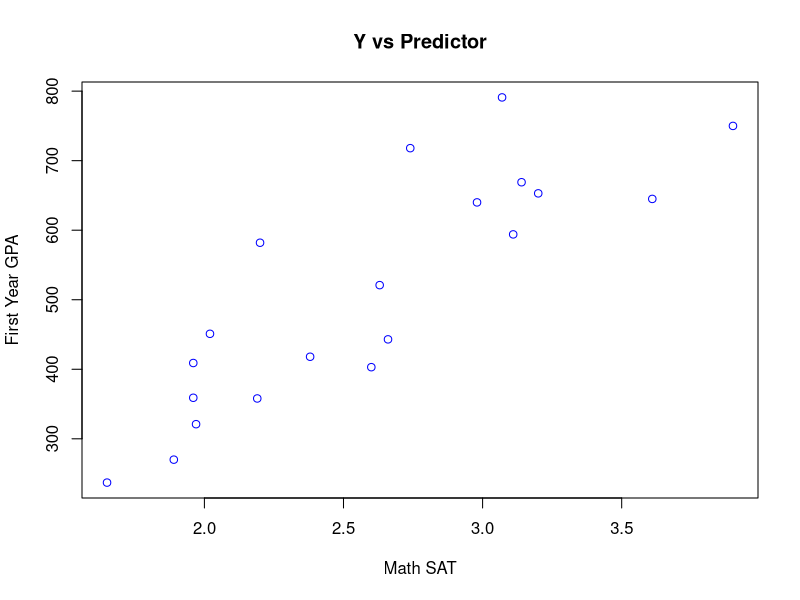
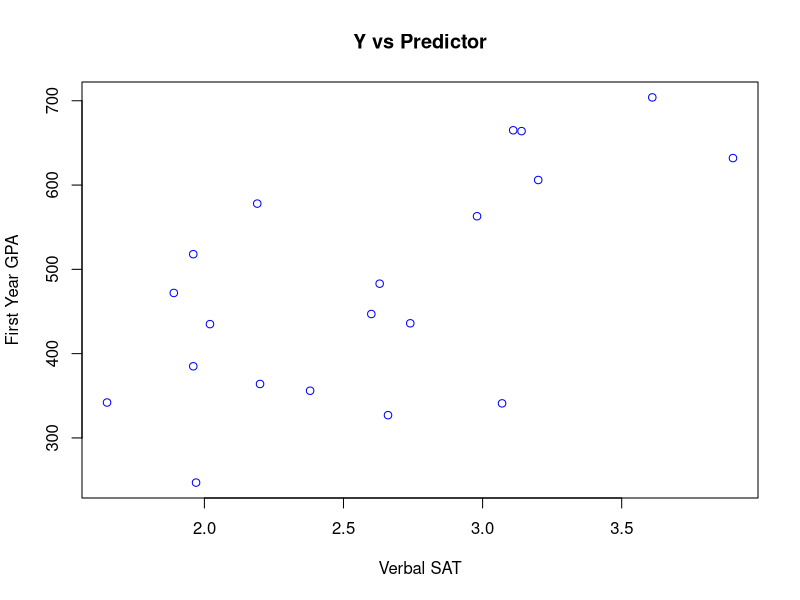
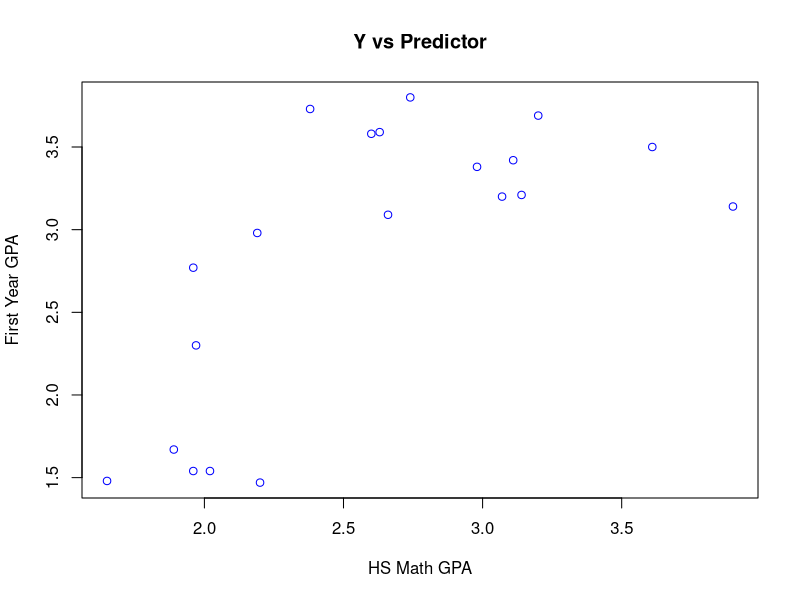
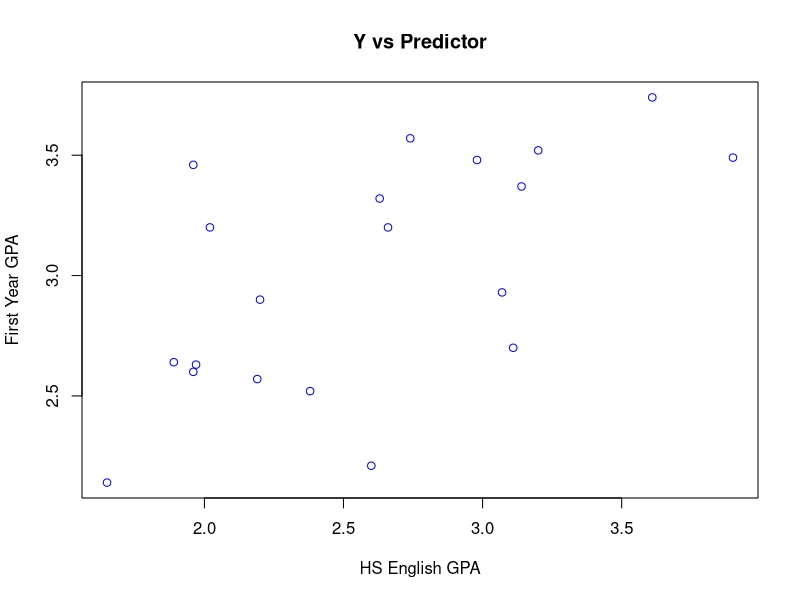
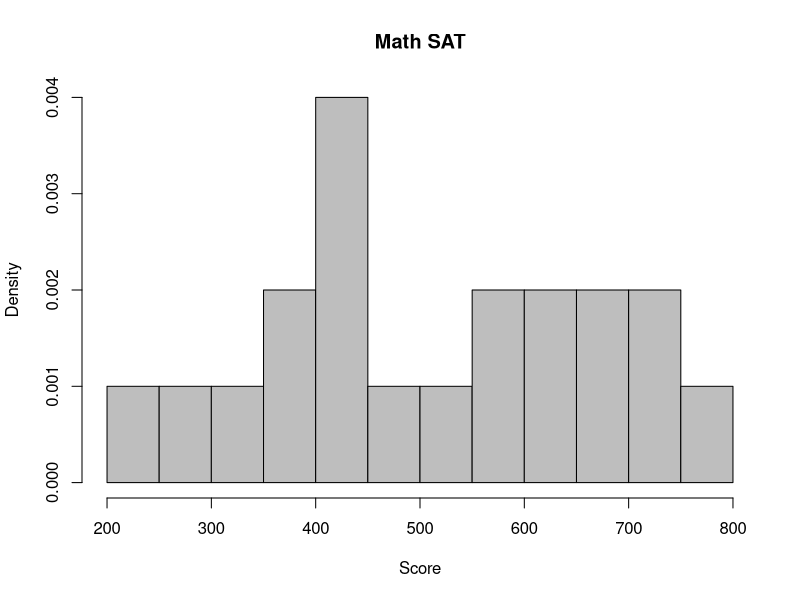
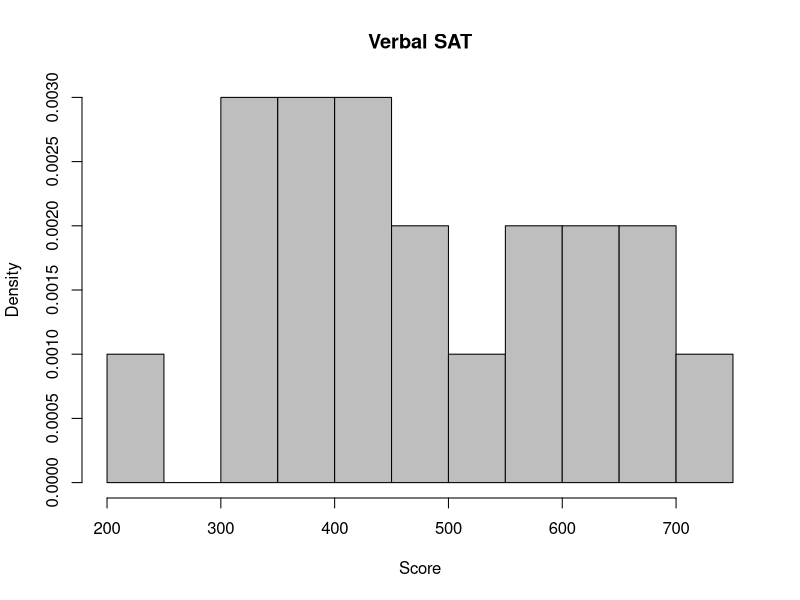
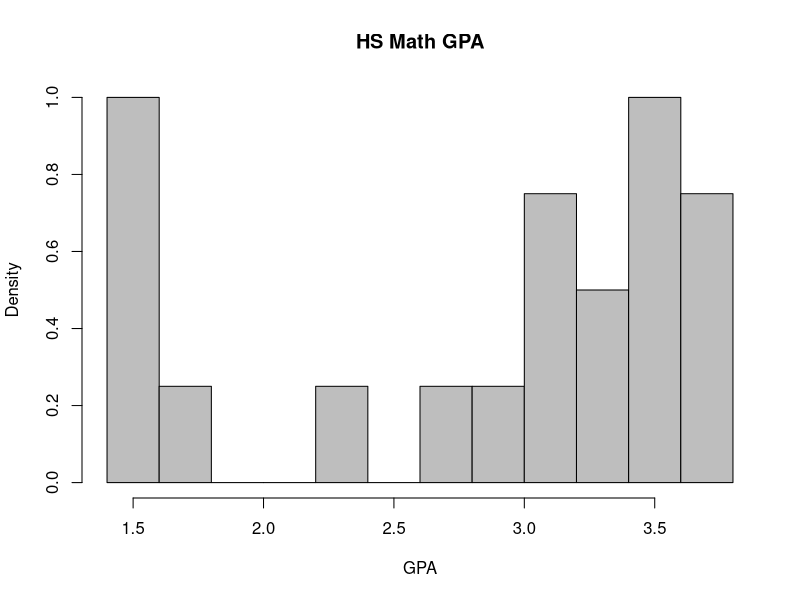
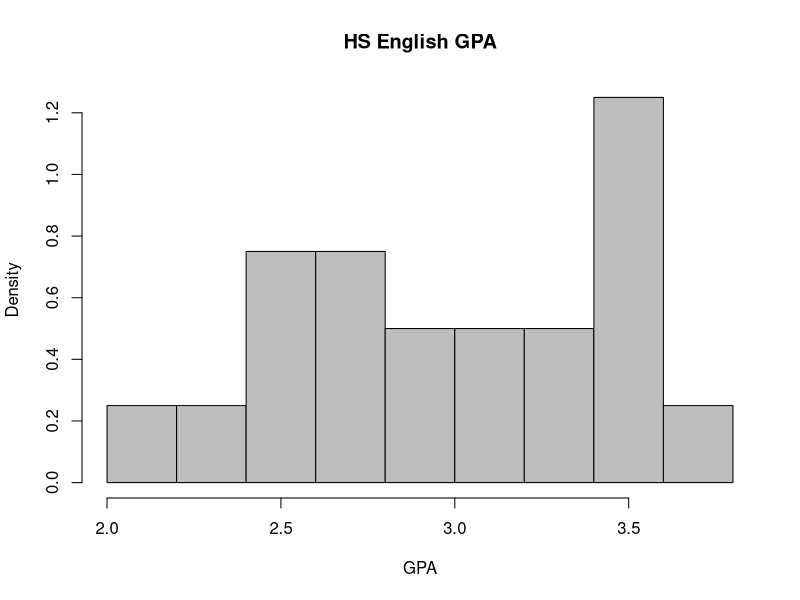

Recreate these plots in R, in order.
## ---- chunk 1
    #gpa <- 
    gpa = read.csv("College GPA.csv")
    head(gpa)
    summary(gpa)
## ---- chunk 2
    n <- nrow(gpa)
    Y <- gpa$First.Yr.GPA
    X1 <- gpa$Math.SAT
    X2 <- gpa$Verbal.SAT
    X3 <- gpa$HS.Math.GPA
    X4 <- gpa$HS.English.GPA
    Beta_hat <- numeric(n)
## ---- chunk 3
  #Change Beta_hat to a matrix
    Beta_hat = matrix(Beta_hat)
  #Change Y to a matrix
    Y = matrix(Y)
  #create X 
  # First create column of ones and convert Xi to columns
    X = c(rep(1, n))
  # make matrix X
    X = cbind(X, X1, X2, X3, X4, deparse.level = 0)

## ---- chunk 4
  #Calculate Beta_hat
  Beta_hat = solve(t(X)%*%X)%*%t(X)%*%Y

  #Print individual values of Beta_i
  labels = matrix(c("Beta_0", "Beta_1", "Beta_2", "Beta_3", "Beta_4"), nrow = 5)
  beta_summary <- cbind(labels, Beta_hat)
  beta_summary
## ---- chunk 5
    gpa.mlr = lm(Y ~ X1+X2+X3+X4)
    summary(gpa.mlr)
## ---- chunk 6
    confint(gpa.mlr)
## ---- chunk 7
X1 = c(640)
X2 = c(540)
X3 = c(3.8)
X4 = c(3.2)
predict(gpa.mlr, data.frame(X1, X2, X3, X4))
## ---- chunk 8
predict(gpa.mlr, data.frame(X1, X2, X3, X4), interval="confidence", level=0.95)

## ---- chunk 9
    X1 <- gpa$Math.SAT
    X2 <- gpa$Verbal.SAT
    X3 <- gpa$HS.Math.GPA
    X4 <- gpa$HS.English.GPA
    plot(Y, X1, main="Y vs Predictor", ylab="First Year GPA", xlab="Math SAT", col="blue")
    plot(Y, X2, main="Y vs Predictor", ylab="First Year GPA", xlab="Verbal SAT", col="blue")
    plot(Y, X3, main="Y vs Predictor", ylab="First Year GPA", xlab="HS Math GPA", col="blue")
    plot(Y, X4, main="Y vs Predictor", ylab="First Year GPA", xlab="HS English GPA", col="blue")
## ---- chunk 10
hist(X1, breaks=10, main="Math SAT", xlab="Score", col="grey", freq=FALSE)
hist(X2, breaks=10, main="Verbal SAT", xlab="Score", col="grey", freq=FALSE)
hist(X3, breaks=10, main="HS Math GPA", xlab="GPA", col="grey", freq=FALSE)
hist(X4, breaks=10, main="HS English GPA", xlab="GPA", col="grey", freq=FALSE)
# There are definite outliers in the HS Math GPA, it seems a disproportionately large amount of students got below a 1.75 GPA
## ---- chunk 11
plot(gpa.mlr, which=1)
